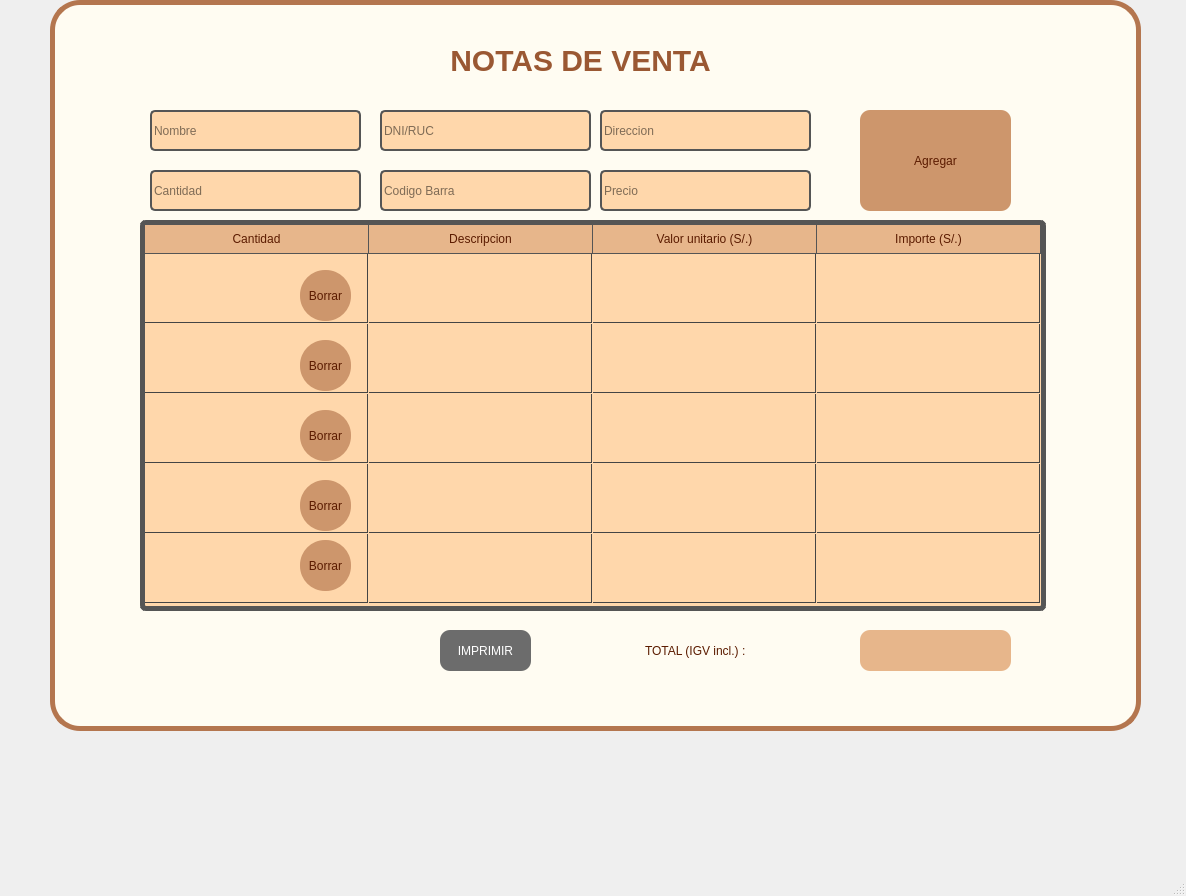
<?xml version="1.0" encoding="UTF-8"?>
<ui version="4.0">
 <class>MainWindow</class>
 <widget class="QMainWindow" name="MainWindow">
  <property name="geometry">
   <rect>
    <x>0</x>
    <y>0</y>
    <width>1186</width>
    <height>896</height>
   </rect>
  </property>
  <property name="windowTitle">
   <string>MainWindow</string>
  </property>
  <widget class="QWidget" name="centralwidget">
   <widget class="QFrame" name="frame_main">
    <property name="geometry">
     <rect>
      <x>50</x>
      <y>0</y>
      <width>1091</width>
      <height>731</height>
     </rect>
    </property>
    <property name="styleSheet">
     <string notr="true">#frame_main {
    background-color: rgb(255, 252, 242);
    border: 5px solid #b4764f;
    border-radius: 30px;
}</string>
    </property>
    <property name="frameShape">
     <enum>QFrame::Shape::StyledPanel</enum>
    </property>
    <property name="frameShadow">
     <enum>QFrame::Shadow::Raised</enum>
    </property>
    <widget class="QTableWidget" name="tabla_resumen_existente">
     <property name="geometry">
      <rect>
       <x>90</x>
       <y>220</y>
       <width>906</width>
       <height>391</height>
      </rect>
     </property>
     <property name="styleSheet">
      <string notr="true">/* 1. ANULACIÓN DE HERENCIA DEL CONTENEDOR PRINCIPAL */
#tabla_resumen_existente {
    background-color: #ffd7ab; 
    border: 5px solid #555555; 
    border-radius: 6px; 
    color: rgb(0, 0, 0);
    gridline-color: transparent; /* Usaremos border en ::item */
    selection-background-color: #0078D7;
}

/* 2. ESTILO DE LAS CELDAS DE DATOS (Items) */
#tabla_resumen_existente::item {
    border-bottom: 1px solid #444444; 
    border-right: 1px solid #444444;  
    padding: 5px;
    background-color: #ffd7ab; /* Forzar el fondo para evitar herencia de celda si la hay */
}
/* 3. ANULACIÓN DE HERENCIA PARA TODOS LOS ENCABEZADOS (Columnas y Filas) */
#tabla_resumen_existente QHeaderView::section {
    /* Fondo y borde para anular el blanco/marrón heredado */
    background-color: #e7b68b; 
	color:rgb(91, 27, 0);
    border: none; 
    
    /* Definir bordes limpios para los encabezados */
    border-right: 1px solid #555555;
    border-bottom: 1px solid #555555;
    padding: 5px;
}
/* 4. ANULACIÓN DE LA CELDA DE ESQUINA */
#tabla_resumen_existente QTableCornerButton::section {
    background-color: #444444;
    border: none;
}

</string>
     </property>
     <property name="frameShape">
      <enum>QFrame::Shape::NoFrame</enum>
     </property>
     <property name="showGrid">
      <bool>true</bool>
     </property>
     <property name="rowCount">
      <number>5</number>
     </property>
     <attribute name="horizontalHeaderVisible">
      <bool>true</bool>
     </attribute>
     <attribute name="horizontalHeaderCascadingSectionResizes">
      <bool>false</bool>
     </attribute>
     <attribute name="horizontalHeaderMinimumSectionSize">
      <number>32</number>
     </attribute>
     <attribute name="horizontalHeaderDefaultSectionSize">
      <number>224</number>
     </attribute>
     <attribute name="horizontalHeaderHighlightSections">
      <bool>true</bool>
     </attribute>
     <attribute name="verticalHeaderVisible">
      <bool>false</bool>
     </attribute>
     <attribute name="verticalHeaderMinimumSectionSize">
      <number>20</number>
     </attribute>
     <attribute name="verticalHeaderDefaultSectionSize">
      <number>70</number>
     </attribute>
     <attribute name="verticalHeaderHighlightSections">
      <bool>true</bool>
     </attribute>
     <row>
      <property name="text">
       <string>Nueva fila</string>
      </property>
     </row>
     <row>
      <property name="text">
       <string>fila3</string>
      </property>
     </row>
     <row>
      <property name="text">
       <string>fila_2</string>
      </property>
     </row>
     <row/>
     <row/>
     <column>
      <property name="text">
       <string>Cantidad</string>
      </property>
     </column>
     <column>
      <property name="text">
       <string>Descripcion</string>
      </property>
     </column>
     <column>
      <property name="text">
       <string>Valor unitario (S/.)</string>
      </property>
     </column>
     <column>
      <property name="text">
       <string>Importe (S/.)</string>
      </property>
     </column>
    </widget>
    <widget class="QLabel" name="titulo_3">
     <property name="geometry">
      <rect>
       <x>250</x>
       <y>40</y>
       <width>561</width>
       <height>41</height>
      </rect>
     </property>
     <property name="styleSheet">
      <string notr="true">QLabel{
color: #9a5833;
border: none;
font-weight: bold;
font-size: 30px;
font-family:  &quot;Arial Rounded MT&quot;;
}
</string>
     </property>
     <property name="text">
      <string>NOTAS DE VENTA</string>
     </property>
     <property name="alignment">
      <set>Qt::AlignmentFlag::AlignCenter</set>
     </property>
    </widget>
    <widget class="QPushButton" name="Buscar_buton_4">
     <property name="geometry">
      <rect>
       <x>810</x>
       <y>110</y>
       <width>151</width>
       <height>101</height>
      </rect>
     </property>
     <property name="styleSheet">
      <string notr="true">QPushButton{
font-family: &quot;Arial Rounded MT&quot;;
color:rgb(91, 27, 0);
background-color: rgb(205, 150, 108);
border-radius: 10px;
padding: 1px 2px;;
}
QPushButton:hover {
    /* 🖱️ Color al pasar por encima */
    background-color: #b4764f; /* Un azul más oscuro que el base */
}
QPushButton:pressed {
    background-color: #9a5833; /* Un color aún más oscuro */

}</string>
     </property>
     <property name="text">
      <string>Agregar</string>
     </property>
    </widget>
    <widget class="QLabel" name="label_1">
     <property name="geometry">
      <rect>
       <x>810</x>
       <y>630</y>
       <width>151</width>
       <height>41</height>
      </rect>
     </property>
     <property name="styleSheet">
      <string notr="true">#label_1{
font-family: &quot;Arial Rounded MT&quot;;
color:rgb(91, 27, 0);
background-color: #e7b68b;
border-radius: 10px;
padding: 1px 2px;;
}
</string>
     </property>
     <property name="text">
      <string/>
     </property>
    </widget>
    <widget class="QLabel" name="label_2">
     <property name="geometry">
      <rect>
       <x>590</x>
       <y>630</y>
       <width>131</width>
       <height>41</height>
      </rect>
     </property>
     <property name="styleSheet">
      <string notr="true">#label_2{
font-family: &quot;Arial Rounded MT&quot;;
color:rgb(91, 27, 0);
background-color: rgb(255, 252, 242);
border-radius: 10px;
padding: 1px 2px;;
}
</string>
     </property>
     <property name="text">
      <string>TOTAL (IGV incl.) :</string>
     </property>
     <property name="alignment">
      <set>Qt::AlignmentFlag::AlignLeading|Qt::AlignmentFlag::AlignLeft|Qt::AlignmentFlag::AlignVCenter</set>
     </property>
    </widget>
    <widget class="QLineEdit" name="lineEdit_buscar_codigo">
     <property name="geometry">
      <rect>
       <x>330</x>
       <y>170</y>
       <width>211</width>
       <height>41</height>
      </rect>
     </property>
     <property name="styleSheet">
      <string notr="true">#lineEdit_buscar_codigo{
	background-color: #ffd7ab;
	color : rgb(0, 0, 0);
	border: 2px solid #555555; 
    border-radius: 5px; 
}</string>
     </property>
     <property name="placeholderText">
      <string>Codigo Barra</string>
     </property>
    </widget>
    <widget class="QLineEdit" name="lineEdit_cliente">
     <property name="geometry">
      <rect>
       <x>100</x>
       <y>110</y>
       <width>211</width>
       <height>41</height>
      </rect>
     </property>
     <property name="styleSheet">
      <string notr="true">#lineEdit_cliente{
	background-color: #ffd7ab;
	color : rgb(0, 0, 0);
	border: 2px solid #555555; 
    border-radius: 5px; 
}</string>
     </property>
     <property name="text">
      <string/>
     </property>
     <property name="placeholderText">
      <string>Nombre</string>
     </property>
    </widget>
    <widget class="QLineEdit" name="lineEdit_cantidad">
     <property name="geometry">
      <rect>
       <x>100</x>
       <y>170</y>
       <width>211</width>
       <height>41</height>
      </rect>
     </property>
     <property name="styleSheet">
      <string notr="true">#lineEdit_cantidad{
	background-color: #ffd7ab;
	color : rgb(0, 0, 0);
	border: 2px solid #555555; 
    border-radius: 5px; 
}</string>
     </property>
     <property name="placeholderText">
      <string>Cantidad</string>
     </property>
    </widget>
    <widget class="QLineEdit" name="lineEdit_valor">
     <property name="geometry">
      <rect>
       <x>550</x>
       <y>170</y>
       <width>211</width>
       <height>41</height>
      </rect>
     </property>
     <property name="styleSheet">
      <string notr="true">#lineEdit_valor{
	background-color: #ffd7ab;
	color : rgb(0, 0, 0);
	border: 2px solid #555555; 
    border-radius: 5px; 
}</string>
     </property>
     <property name="placeholderText">
      <string>Precio</string>
     </property>
    </widget>
    <widget class="QLineEdit" name="lineEdit_cliente_2">
     <property name="geometry">
      <rect>
       <x>330</x>
       <y>110</y>
       <width>211</width>
       <height>41</height>
      </rect>
     </property>
     <property name="styleSheet">
      <string notr="true">#lineEdit_cliente_2{
	background-color: #ffd7ab;
	color : rgb(0, 0, 0);
	border: 2px solid #555555; 
    border-radius: 5px; 
}</string>
     </property>
     <property name="text">
      <string/>
     </property>
     <property name="placeholderText">
      <string>DNI/RUC</string>
     </property>
    </widget>
    <widget class="QLineEdit" name="lineEdit_cliente_3">
     <property name="geometry">
      <rect>
       <x>550</x>
       <y>110</y>
       <width>211</width>
       <height>41</height>
      </rect>
     </property>
     <property name="styleSheet">
      <string notr="true">#lineEdit_cliente_3{
	background-color: #ffd7ab;
	color : rgb(0, 0, 0);
	border: 2px solid #555555; 
    border-radius: 5px; 
}</string>
     </property>
     <property name="text">
      <string/>
     </property>
     <property name="placeholderText">
      <string>Direccion</string>
     </property>
    </widget>
    <widget class="QPushButton" name="borrar_buton_1">
     <property name="geometry">
      <rect>
       <x>250</x>
       <y>270</y>
       <width>51</width>
       <height>51</height>
      </rect>
     </property>
     <property name="styleSheet">
      <string notr="true">QPushButton{
font-family: &quot;Arial Rounded MT&quot;;
color:rgb(91, 27, 0);
background-color: rgb(205, 150, 108);
border-radius: 25px;
padding: 1px 2px;;
}
QPushButton:hover {
    /* 🖱️ Color al pasar por encima */
    background-color: #b4764f; /* Un azul más oscuro que el base */
}
QPushButton:pressed {
    background-color: #9a5833; /* Un color aún más oscuro */

}</string>
     </property>
     <property name="text">
      <string>Borrar</string>
     </property>
    </widget>
    <widget class="QPushButton" name="borrar_buton_2">
     <property name="geometry">
      <rect>
       <x>250</x>
       <y>340</y>
       <width>51</width>
       <height>51</height>
      </rect>
     </property>
     <property name="styleSheet">
      <string notr="true">QPushButton{
font-family: &quot;Arial Rounded MT&quot;;
color:rgb(91, 27, 0);
background-color: rgb(205, 150, 108);
border-radius: 25px;
padding: 1px 2px;;
}
QPushButton:hover {
    /* 🖱️ Color al pasar por encima */
    background-color: #b4764f; /* Un azul más oscuro que el base */
}
QPushButton:pressed {
    background-color: #9a5833; /* Un color aún más oscuro */

}</string>
     </property>
     <property name="text">
      <string>Borrar</string>
     </property>
    </widget>
    <widget class="QPushButton" name="borrar_buton_3">
     <property name="geometry">
      <rect>
       <x>250</x>
       <y>410</y>
       <width>51</width>
       <height>51</height>
      </rect>
     </property>
     <property name="styleSheet">
      <string notr="true">QPushButton{
font-family: &quot;Arial Rounded MT&quot;;
color:rgb(91, 27, 0);
background-color: rgb(205, 150, 108);
border-radius: 25px;
padding: 1px 2px;;
}
QPushButton:hover {
    /* 🖱️ Color al pasar por encima */
    background-color: #b4764f; /* Un azul más oscuro que el base */
}
QPushButton:pressed {
    background-color: #9a5833; /* Un color aún más oscuro */

}</string>
     </property>
     <property name="text">
      <string>Borrar</string>
     </property>
    </widget>
    <widget class="QPushButton" name="borrar_buton_4">
     <property name="geometry">
      <rect>
       <x>250</x>
       <y>480</y>
       <width>51</width>
       <height>51</height>
      </rect>
     </property>
     <property name="styleSheet">
      <string notr="true">QPushButton{
font-family: &quot;Arial Rounded MT&quot;;
color:rgb(91, 27, 0);
background-color: rgb(205, 150, 108);
border-radius: 25px;
padding: 1px 2px;;
}
QPushButton:hover {
    /* 🖱️ Color al pasar por encima */
    background-color: #b4764f; /* Un azul más oscuro que el base */
}
QPushButton:pressed {
    background-color: #9a5833; /* Un color aún más oscuro */

}</string>
     </property>
     <property name="text">
      <string>Borrar</string>
     </property>
    </widget>
    <widget class="QPushButton" name="borrar_buton_5">
     <property name="geometry">
      <rect>
       <x>250</x>
       <y>540</y>
       <width>51</width>
       <height>51</height>
      </rect>
     </property>
     <property name="styleSheet">
      <string notr="true">QPushButton{
font-family: &quot;Arial Rounded MT&quot;;
color:rgb(91, 27, 0);
background-color: rgb(205, 150, 108);
border-radius: 25px;
padding: 1px 2px;;
}
QPushButton:hover {
    /* 🖱️ Color al pasar por encima */
    background-color: #b4764f; /* Un azul más oscuro que el base */
}
QPushButton:pressed {
    background-color: #9a5833; /* Un color aún más oscuro */

}</string>
     </property>
     <property name="text">
      <string>Borrar</string>
     </property>
    </widget>
    <widget class="QPushButton" name="buton_imprimir_venta">
     <property name="geometry">
      <rect>
       <x>390</x>
       <y>630</y>
       <width>91</width>
       <height>41</height>
      </rect>
     </property>
     <property name="styleSheet">
      <string notr="true">QPushButton{
font-family: &quot;Arial Rounded MT&quot;;
color:rgb(255, 255, 255);
background-color: rgb(108, 108, 108);
border-radius: 10px;
padding: 1px 2px;;
}

QPushButton:hover {
    /* 🖱️ Color al pasar por encima */
    background-color: rgb(58, 58, 58); /* Un azul más oscuro que el base */
   color:rgb(255, 255, 255);
}
QPushButton:pressed {
    background-color: #9a5833; /* Un color aún más oscuro */

}</string>
     </property>
     <property name="text">
      <string>IMPRIMIR</string>
     </property>
    </widget>
   </widget>
  </widget>
  <widget class="QMenuBar" name="menubar">
   <property name="geometry">
    <rect>
     <x>0</x>
     <y>0</y>
     <width>1186</width>
     <height>33</height>
    </rect>
   </property>
  </widget>
  <widget class="QStatusBar" name="statusbar"/>
 </widget>
 <resources/>
 <connections/>
</ui>
